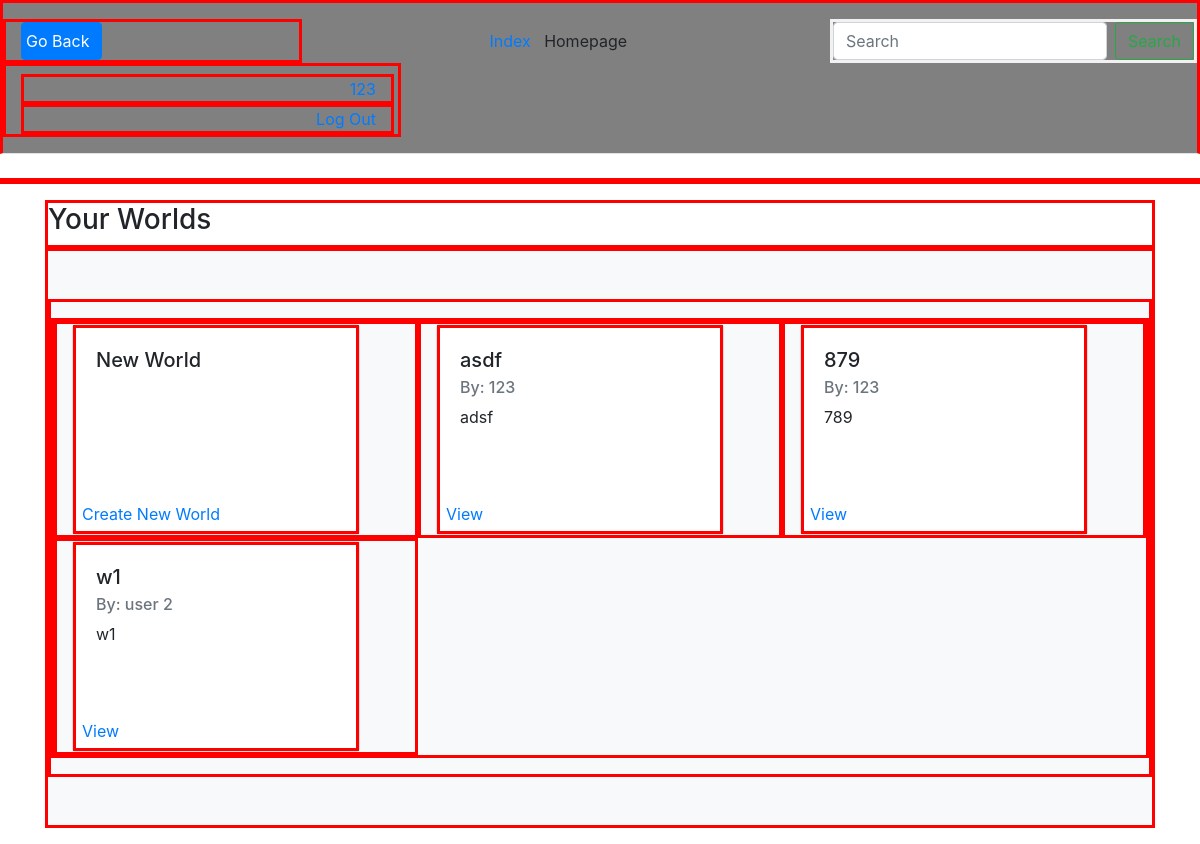
The page / (signed in) on the database its author committed.
### app.py (models this page shows)
class User(UserMixin, db.Model):
    __tablename__ = 'users'
    id = db.Column(db.Integer, primary_key=True)
    username = db.Column(db.String(80), unique=True, nullable=False)
    password = db.Column(db.String(80), nullable=False)
    email = db.Column(db.String(120), unique=True, nullable=False)
    created_worlds = db.relationship("World", backref='creator')
    created_characters = db.relationship("Characters", backref='creator')
    created_locations = db.relationship("Locations", backref='creator')
    created_notes = db.relationship("Notes", backref='creator')

class World(db.Model):
    __tablename__ = 'worlds'
    id = db.Column(db.Integer, primary_key=True)
    name = db.Column(db.String(24), nullable=False)
    description = db.Column(db.String(500))
    creator_id = db.Column(db.Integer, ForeignKey('users.id'), nullable=False)

### app.py (the view)
@app.route("/")
def index():
    if not session.get("user_name"):
        flash('Please log in to continue to your World Page.')
        return redirect(url_for('login'))
    username = session.get("user_name")
    user_id = session.get("id")
    worlds = World.query.filter_by(creator_id=user_id).all()
    connected_worlds = User_world_connector.query.filter_by(user_id=user_id).all()
    if connected_worlds != None:
        for world in connected_worlds:
            connected_world = World.query.filter_by(id=world.world_id).first()
            if connected_world not in worlds:
                worlds.append(connected_world)
    print(current_user)
    return render_template("index.html", worlds=worlds)

### app.py (called while the page is built)
@login.user_loader
def load_user(id):
    return User.query.get(int(id))

### templates/index.html (shortened to what this page needs)
{% extends "header.html" %}
{% block header %}
Homepage
{% endblock %}
{% block body %}
<main role="main" class="container">
    <div class="title"><h3>Your Worlds</h3></div>
    <div class="album py-5 bg-light" id="worlds">
        <div class="container" id="world_list">
            <div class="row">
                <div class="col-md-4" id="location_card">
                    <div class="card" style="width: 18rem;">
                      <div class="card-body">
                        <h5 class="card-title">New World</h5>
                        <a href="{{ url_for('new_world') }}" class="card-link">Create New World</a>
                      </div>
                    </div>
                </div>
                {% if worlds %}
                    {% for world in worlds %}
                        <div class="col-md-4" id="location_card">
                            <div class="card" style="width: 18rem;">
                                <div class="card-body">
                                    <h5 class="card-title">{{ world.name }}</h5>
                                    <h6 class="card-subtitle mb-2 text-muted">By: {{ world.creator.username }}</h6>
                                    <p class="card-text">{{ world.description }}</p>
                                    <a href="{{ url_for('world', world_id=world.id) }}" class="card-link">View</a>
                                </div>
                            </div>
                        </div>
                    {% endfor %}
                {% endif %}
            </div>
        </div>
    </div>
</main>
{% endblock %}

### templates/header.html (shortened to what this page needs)
<!DOCTYPE html>
<html lang="en">
    <head>
        <link rel="stylesheet" type="text/css" href="{{ url_for('static',filename='styles/stylesheet.css') }}">
        <link rel="stylesheet" href="https://stackpath.bootstrapcdn.com/bootstrap/4.3.1/css/bootstrap.min.css">
    </head>
    <body>
        <div class="d-flex flex-wrap align-items-center justify-content-center justify-content-md-between py-3 mb-4 border-bottom" id="stickyHeader">
            <div class="d-flex align-items-center col-md-3 mb-2 mb-md-0 text-dark text-decoration-none">
                <button class="btn btn-primary" onclick="goBack()" id="back_button">Go Back</button>
            </div>
            <ul class="nav col-12 col-md-auto mb-2 justify-content-center mb-md-0" id="title"><a href="{{ url_for('index') }}">Index</a>&nbsp;&nbsp;{% block header %}{% endblock header %}</ul>
            <form class="form-inline my-2 my-lg-0" method="GET" action="{{ url_for('search') }}">
                <input class="form-control mr-sm-2" type="search" name="search" placeholder="Search" aria-label="Search">
                <button class="btn btn-outline-success my-2 my-sm-0" type="submit">Search</button>
            </form>
            <div class="col-md-4 text-end" id="profile_buttons">
                {% if current_user.is_anonymous %}
                    <a href="/login" class="btn btn-primary">Login</a>
                {% else %}
                    <div class="col-sm"><a href="{{ url_for('profile', user_id=current_user.id) }}">{{ current_user.username }}</a></div>
                {% endif %}
                <div class="col-sm">
                    <a href="/logout">Log Out</a>
                </div>
            </div>
        </div>
        {% with messages = get_flashed_messages() %}
        <div container id="message">
            </div>
        {% endwith %}
        {% block body %} {% endblock body %}
    </body>
</html>

### static/styles/stylesheet.css (style rules this page uses)
#title { text-align: center; }
form { border: 3px solid #f1f1f1; }
button { background-color: #4CAF50; color: white; padding: 14px 20px; margin: 8px 0; border: none; cursor: pointer; }
.container { padding: 16px; }
.col-md-4 { text-align: center; }
#back_button { text-align: left; padding-left: 4px; }
#location_card { text-align: left; }
a.card-link { position: absolute; bottom: 5px; left: 6px; }
.card-body { width: flex; height: 209px; max-height: 209px; position: relative; }
#profile_buttons { text-align: right; padding-right: 4px; }
div { border-style: solid; border-color: red; }
.py-3 { background-color: gray; margin-bottom: 0px; margin-top: 0px; }

### rows shown on the page
User: username "123"
World: name "asdf", creator.username "123", description "adsf"
World: name "879", creator.username "123", description "789"
World: name "w1", creator.username "user 2", description "w1"
